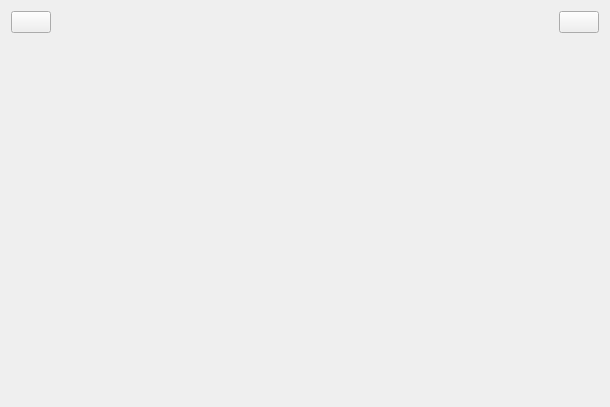
<?xml version="1.0" encoding="UTF-8"?>
<ui version="4.0">
 <class>MasterView</class>
 <widget class="QWidget" name="MasterView">
  <property name="geometry">
   <rect>
    <x>0</x>
    <y>0</y>
    <width>610</width>
    <height>407</height>
   </rect>
  </property>
  <property name="windowTitle">
   <string>MasterView</string>
  </property>
  <layout class="QVBoxLayout" name="verticalLayout">
   <item>
    <layout class="QHBoxLayout" name="horizontalLayout">
     <item>
      <widget class="QPushButton" name="btBack">
       <property name="text">
        <string/>
       </property>
       <property name="icon">
        <iconset resource="lab4.qrc">
         <normaloff>:/img/return.png</normaloff>:/img/return.png</iconset>
       </property>
      </widget>
     </item>
     <item>
      <spacer name="horizontalSpacer">
       <property name="orientation">
        <enum>Qt::Orientation::Horizontal</enum>
       </property>
       <property name="sizeHint" stdset="0">
        <size>
         <width>40</width>
         <height>20</height>
        </size>
       </property>
      </spacer>
     </item>
     <item>
      <widget class="QLabel" name="labelTitle">
       <property name="text">
        <string/>
       </property>
      </widget>
     </item>
     <item>
      <spacer name="horizontalSpacer_2">
       <property name="orientation">
        <enum>Qt::Orientation::Horizontal</enum>
       </property>
       <property name="sizeHint" stdset="0">
        <size>
         <width>40</width>
         <height>20</height>
        </size>
       </property>
      </spacer>
     </item>
     <item>
      <widget class="QPushButton" name="btLogout">
       <property name="text">
        <string/>
       </property>
       <property name="icon">
        <iconset resource="lab4.qrc">
         <normaloff>:/img/logout.png</normaloff>:/img/logout.png</iconset>
       </property>
      </widget>
     </item>
    </layout>
   </item>
   <item>
    <widget class="QStackedWidget" name="stackedWidget"/>
   </item>
  </layout>
 </widget>
 <resources>
  <include location="lab4.qrc"/>
 </resources>
 <connections/>
</ui>
